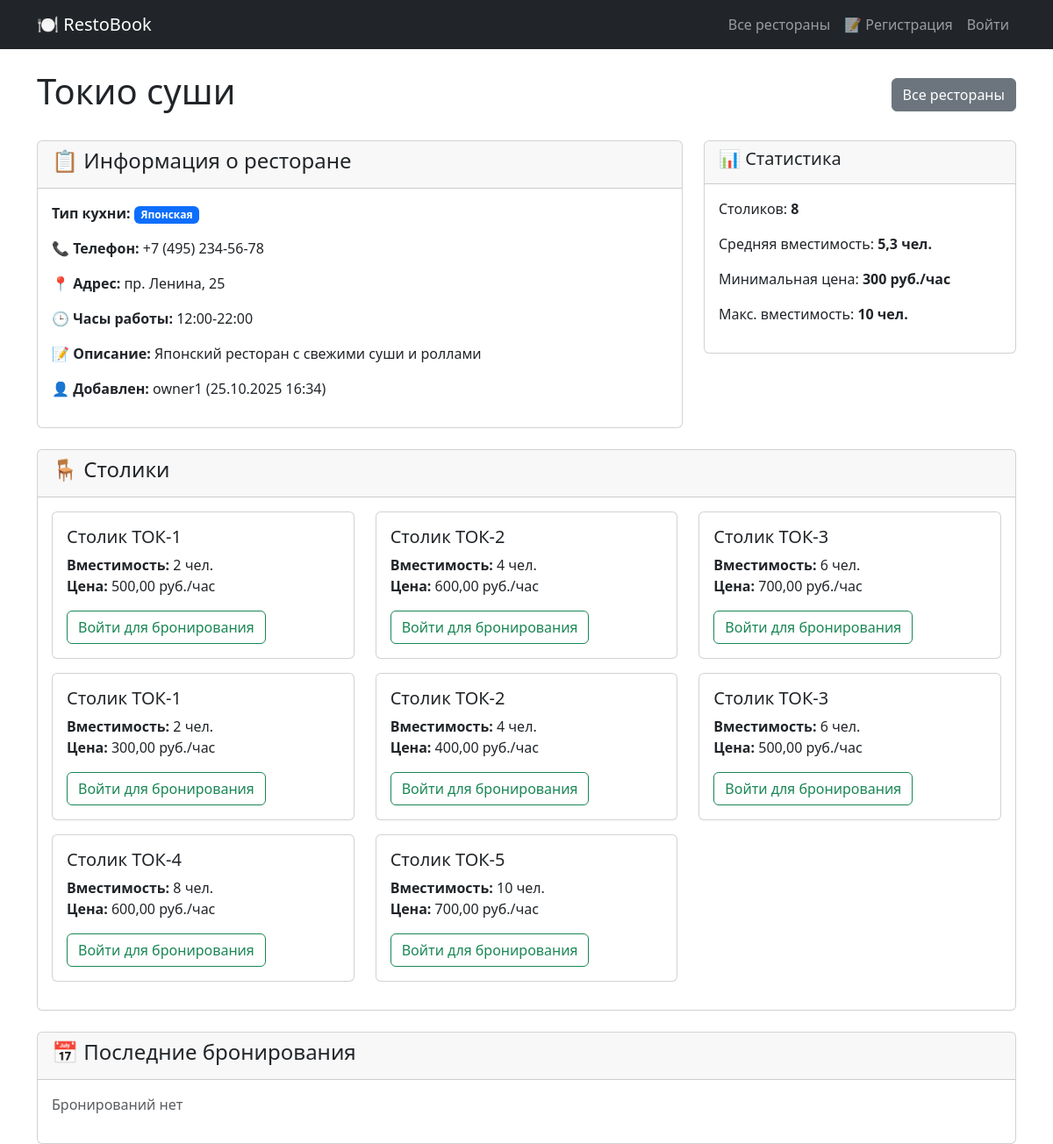
The app's page /restaurants/2/ with its own data.
### restaurant/models.py (models this page shows, shortened)
class Restaurant(models.Model):
    CUISINE_TYPES = [
        ('italian', 'Итальянская'),
        ('japanese', 'Японская'),
        ('russian', 'Русская'),
        ('french', 'Французская'),
        ('chinese', 'Китайская'),
        ('georgian', 'Грузинская'),
        ('american', 'Американская'),
    ]
    name = models.CharField(max_length=100)
    description = models.TextField()
    address = models.TextField()
    phone = models.CharField(max_length=20)
    cuisine_type = models.CharField(max_length=50, choices=CUISINE_TYPES)
    opening_hours = models.CharField(max_length=100, default='10:00-22:00')
    image = models.ImageField(upload_to='restaurants/', blank=True, null=True)
    created_by = models.ForeignKey(User, on_delete=models.SET_NULL, null=True, blank=True)
    created_at = models.DateTimeField(default=timezone.now)

class Table(models.Model):
    restaurant = models.ForeignKey(Restaurant, on_delete=models.CASCADE)
    table_number = models.CharField(max_length=10)
    capacity = models.IntegerField()
    price_per_hour = models.DecimalField(max_digits=8, decimal_places=2, default=500.00)

### restaurant/views.py (the view)
# urls.py: path('restaurants/<int:restaurant_id>/', views.restaurant_detail, name='restaurant_detail'),
def restaurant_detail(request, restaurant_id):
    restaurant = get_object_or_404(Restaurant, id=restaurant_id)
    tables = Table.objects.filter(restaurant=restaurant)
    reservations = Reservation.objects.filter(table__restaurant=restaurant)[:5]
    stats = {
        'tables_count': tables.count(),
        'avg_capacity': tables.aggregate(avg_cap=Avg('capacity'))['avg_cap'] or 0,
        'min_price': tables.aggregate(min_pr=Min('price_per_hour'))['min_pr'] or 0,
        'max_capacity': tables.aggregate(max_cap=Max('capacity'))['max_cap'] or 0,
    }
    context = {
        'restaurant': restaurant,
        'tables': tables,
        'reservations': reservations,
        'stats': stats,
    }
    return render(request, 'restaurant/restaurant_detail.html', context)

### templates/restaurant/restaurant_detail.html (shortened to what this page needs)
<!DOCTYPE html>
<html lang="ru">
<head>
    <link href="https://cdn.jsdelivr.net/npm/bootstrap@5.3.0/dist/css/bootstrap.min.css" rel="stylesheet">
</head>
<body>
    <nav class="navbar navbar-expand-lg navbar-dark bg-dark">
        <div class="container">
            <a class="navbar-brand" href="{% url 'home' %}">🍽 RestoBook</a>
            <div class="navbar-nav ms-auto">
                <a class="nav-link" href="{% url 'all_restaurants' %}">Все рестораны</a>
                {% if user.is_authenticated %}
                    <a class="nav-link" href="{% url 'user_reservations' %}">📅 Мои бронирования</a>
                    <span class="navbar-text me-3">Привет, {{ user.username }}!</span>
                    <a class="nav-link" href="{% url 'logout' %}">Выйти</a>
                {% else %}
                    <a class="nav-link" href="{% url 'register' %}">📝 Регистрация</a>
                    <a class="nav-link" href="{% url 'login' %}">Войти</a>
                {% endif %}
            </div>
        </div>
    </nav>
    <div class="container mt-4">
        <div class="d-flex justify-content-between align-items-center mb-4">
            <h1>{{ restaurant.name }}</h1>
            <div>
                <a href="{% url 'all_restaurants' %}" class="btn btn-secondary">Все рестораны</a>
            </div>
        </div>
        <div class="row">
            <div class="col-md-8">
                <div class="card mb-4">
                    <div class="card-header">
                        <h4>📋 Информация о ресторане</h4>
                    </div>
                    <div class="card-body">
                        <p><strong>Тип кухни:</strong> <span class="badge bg-primary">{{ restaurant.get_cuisine_type_display }}</span></p>
                        <p><strong>📞 Телефон:</strong> {{ restaurant.phone }}</p>
                        <p><strong>📍 Адрес:</strong> {{ restaurant.address }}</p>
                        <p><strong>🕒 Часы работы:</strong> {{ restaurant.opening_hours }}</p>
                        <p><strong>📝 Описание:</strong> {{ restaurant.description }}</p>
                        {% if restaurant.created_by %}
                        <p><strong>👤 Добавлен:</strong> {{ restaurant.created_by.username }} ({{ restaurant.created_at|date:"d.m.Y H:i" }})</p>
                        {% endif %}
                    </div>
                </div>
            </div>
            <div class="col-md-4">
                <div class="card mb-4">
                    <div class="card-header">
                        <h5>📊 Статистика</h5>
                    </div>
                    <div class="card-body">
                        <p>Столиков: <strong>{{ tables|length }}</strong></p>
                        {% if stats.avg_capacity %}
                        <p>Средняя вместимость: <strong>{{ stats.avg_capacity|floatformat:1 }} чел.</strong></p>
                        {% endif %}
                        {% if stats.min_price %}
                        <p>Минимальная цена: <strong>{{ stats.min_price }} руб./час</strong></p>
                        {% endif %}
                        {% if stats.max_capacity %}
                        <p>Макс. вместимость: <strong>{{ stats.max_capacity }} чел.</strong></p>
                        {% endif %}
                    </div>
                </div>
            </div>
        </div>
        <div class="card mb-4">
            <div class="card-header">
                <h4>🪑 Столики</h4>
            </div>
            <div class="card-body">
                {% if tables %}
                <div class="row">
                    {% for table in tables %}
                    <div class="col-md-4 mb-3">
                        <div class="card">
                            <div class="card-body">
                                <h5 class="card-title">Столик {{ table.table_number }}</h5>
                                <p class="card-text">
                                    <strong>Вместимость:</strong> {{ table.capacity }} чел.<br>
                                    <strong>Цена:</strong> {{ table.price_per_hour }} руб./час
                                </p>
                                {% if user.is_authenticated %}
                                    <a href="{% url 'make_reservation' table.id %}" class="btn btn-success">Забронировать</a>
                                {% else %}
                                    <a href="{% url 'login' %}?next={{ request.path }}" class="btn btn-outline-success">Войти для бронирования</a>
                                {% endif %}
                            </div>
                        </div>
                    </div>
                    {% endfor %}
                </div>
                {% else %}
                <p class="text-muted">Столики не добавлены</p>
                {% endif %}
            </div>
        </div>
        <div class="card">
            <div class="card-header">
                <h4>📅 Последние бронирования</h4>
            </div>
            <div class="card-body">
                {% if reservations %}
                <div class="table-responsive">
                    <table class="table table-striped">
                        <thead>
                            <tr>
                                <th>ID</th>
                                <th>Столик</th>
                                <th>Дата</th>
                                <th>Время</th>
                                <th>Гостей</th>
                                <th>Статус</th>
                            </tr>
                        </thead>
                        <tbody>
                            {% for reservation in reservations %}
                            <tr>
                                <td>#{{ reservation.id }}</td>
                                <td>{{ reservation.table.table_number }}</td>
                                <td>{{ reservation.reservation_date }}</td>
                                <td>{{ reservation.reservation_time }}</td>
                                <td>{{ reservation.guests_count }}</td>
                                <td>
                                    <span class="badge
                                        {% if reservation.status == 'confirmed' %}bg-success
                                        {% elif reservation.status == 'pending' %}bg-warning
                                        {% else %}bg-danger{% endif %}">
                                        {{ reservation.get_status_display }}
                                    </span>
                                </td>
                            </tr>
                            {% endfor %}
                        </tbody>
                    </table>
                </div>
                {% else %}
                <p class="text-muted">Бронирований нет</p>
                {% endif %}
            </div>
        </div>
    </div>
</body>
</html>

### records on screen
Restaurant: name "Токио суши", cuisine_type "Японская", phone "+7 (495) 234-56-78", address "пр. Ленина, 25", opening_hours "12:00-22:00", description "Японский ресторан с свежими суши и роллами", created_by.username "owner1", created_at "25.10.2025 16:34"
Table: table_number "ТОК-1", capacity "2", price_per_hour "500,00"
Table: table_number "ТОК-2", capacity "4", price_per_hour "600,00"
Table: table_number "ТОК-3", capacity "6", price_per_hour "700,00"
Table: table_number "ТОК-1", capacity "2", price_per_hour "300,00"
Table: table_number "ТОК-2", capacity "4", price_per_hour "400,00"
Table: table_number "ТОК-3", capacity "6", price_per_hour "500,00"
Table: table_number "ТОК-4", capacity "8", price_per_hour "600,00"
Table: table_number "ТОК-5", capacity "10", price_per_hour "700,00"

### other values on screen
{{ tables|length }} "8"
{{ stats.avg_capacity|floatformat:1 }} "5,3"
{{ stats.min_price }} "300"
{{ stats.max_capacity }} "10"
